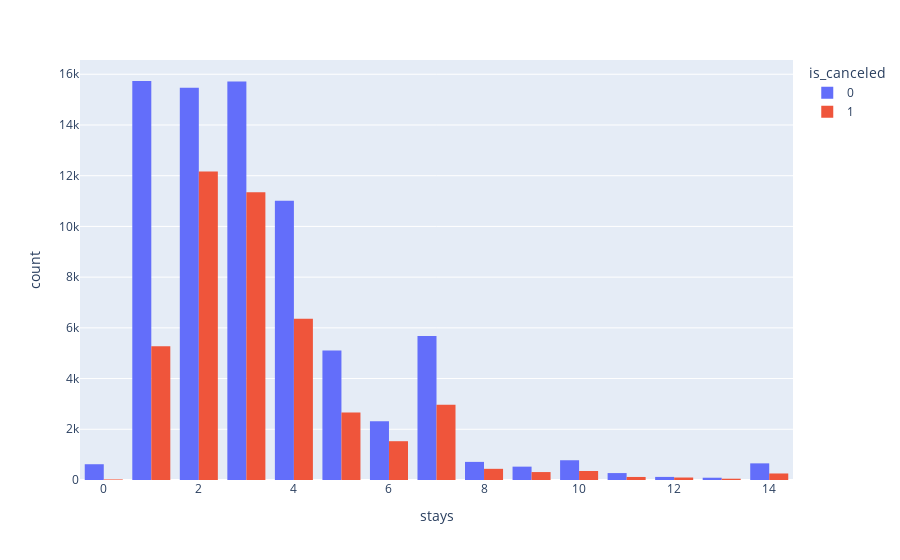

The cell this chart's notebook holds for it:
### Code cell
# Attempt 1: create a histogram
px.histogram(df_sel, x='stays', color = 'is_canceled', barmode = 'group')

### Figure 1 — Plotly figure (JSON) as saved in the notebook; plotly's stock layout.template omitted (floating-point values rounded to 4 significant figures; data arrays with more than 128 entries replaced by an {"elided": "..."} marker saying what was removed)
{"data": [{"alignmentgroup": "True", "bingroup": "x", "hovertemplate": "is_canceled=0<br>stays=%{x}<br>count=%{y}<extra></extra>", "legendgroup": "0", "marker": {"color": "#636efa", "pattern": {"shape": ""}}, "name": "0", "offsetgroup": "0", "orientation": "v", "showlegend": true, "type": "histogram", "x": {"elided": "74824 int values"}, "xaxis": "x", "yaxis": "y"}, {"alignmentgroup": "True", "bingroup": "x", "hovertemplate": "is_canceled=1<br>stays=%{x}<br>count=%{y}<extra></extra>", "legendgroup": "1", "marker": {"color": "#EF553B", "pattern": {"shape": ""}}, "name": "1", "offsetgroup": "1", "orientation": "v", "showlegend": true, "type": "histogram", "x": {"elided": "43957 int values"}, "xaxis": "x", "yaxis": "y"}], "layout": {"barmode": "group", "legend": {"title": {"text": "is_canceled"}, "tracegroupgap": 0}, "margin": {"t": 60}, "xaxis": {"anchor": "y", "domain": [0, 1], "title": {"text": "stays"}}, "yaxis": {"anchor": "x", "domain": [0, 1], "title": {"text": "count"}}}}
